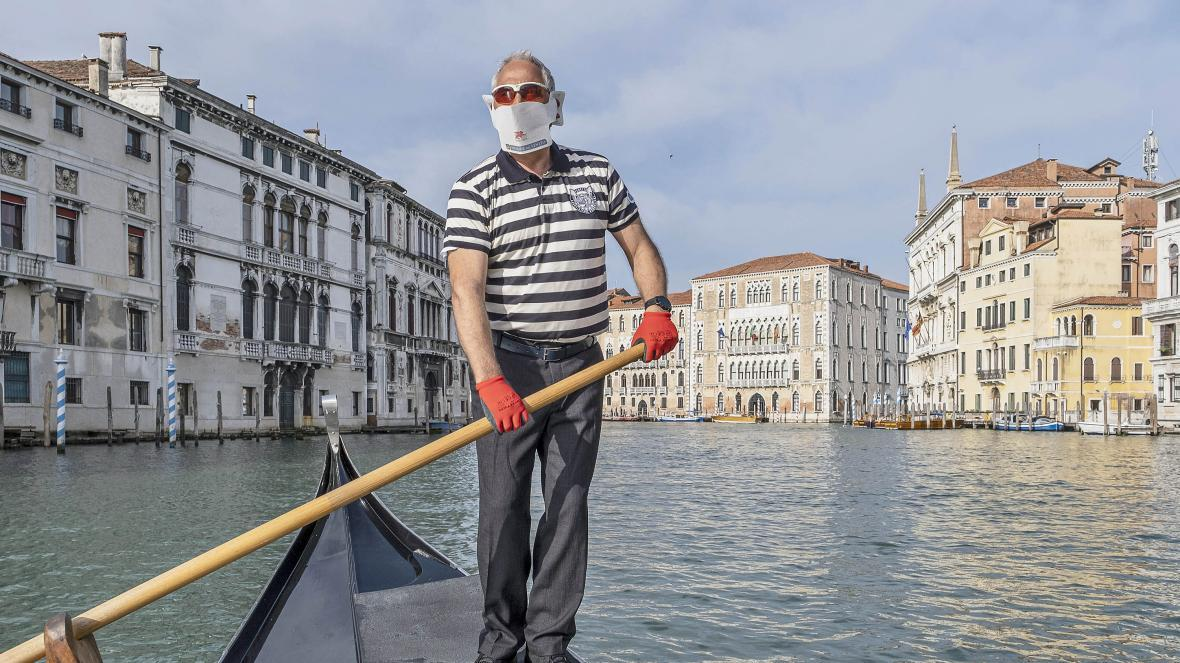
%> input picture hw2/excersize 5/method 2/myimgP.jpg, 1180 x 663 px
$ octave code.m   (GNU Octave 9; MATLAB toolbox functions it lacks are replaced by stand-ins)
%> lines starting %> are read from the running program, lines starting %| are printed output that depends on the picture

%%%% Next Filter %%%%
%Creating a filter to change the time of day; an "evening" filter. Also
%works very very well with the gaussian filter!
%myimgP
II = im2double(imread("excersize 5/method 2/myimgP.jpg"));
IIr = II(:,:, 1);
IIg = II(:,:, 2);
IIb = II(:,:, 3);

%low values everywhere to keep it dark
Ieve_r = (IIr*0.3) + (IIg*0.3) + (IIb*0.150);
Ieve_g = (IIr*0.113) + (IIg*.22) + (IIb*0.392);
Ieve_b = (IIr*0.152) + (IIg*0.354)+ (IIb*0.303);


Icolor = cat(3, Ieve_r, Ieve_g, Ieve_b);

%combine gaussian filter with the color filter
gauss = fspecial("gaussian", [663 1180], 400 );
max(gauss(:));
norm_gauss = gauss/max(gauss(:));
Ivig = Icolor.* norm_gauss;

figure
subplot(1,1,1)
imshow(Ivig)


%myimgR
AA = im2double(imread("excersize 5/method 2/myimgR.jpg"));
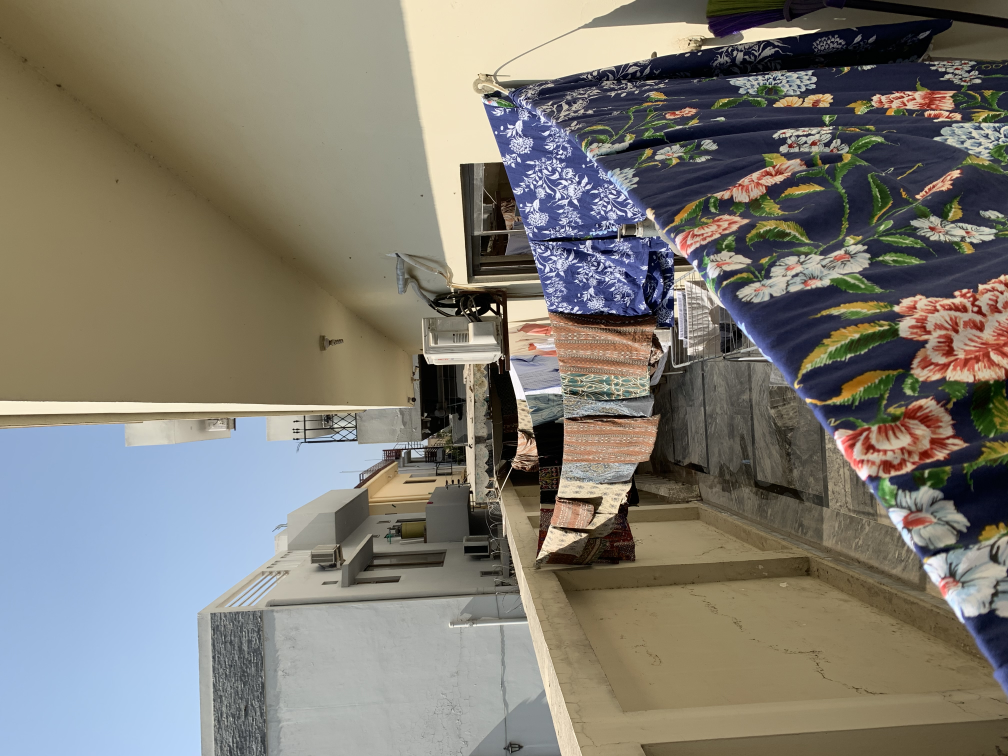
%> input picture hw2/excersize 5/method 2/myimgR.jpg, 4032 x 3024 px (shown at 1/4 size)
AAr = AA(:,:, 1);
AAg = AA(:,:, 2);
AAb = AA(:,:, 3);

eve_r = (AAr*0.3) + (AAg*0.3) + (AAb*0.150);
eve_g = (AAr*0.113) + (AAg*.22) + (AAb*0.392);
eve_b = (AAr*0.152) + (AAg*0.354)+ (AAb*0.303);
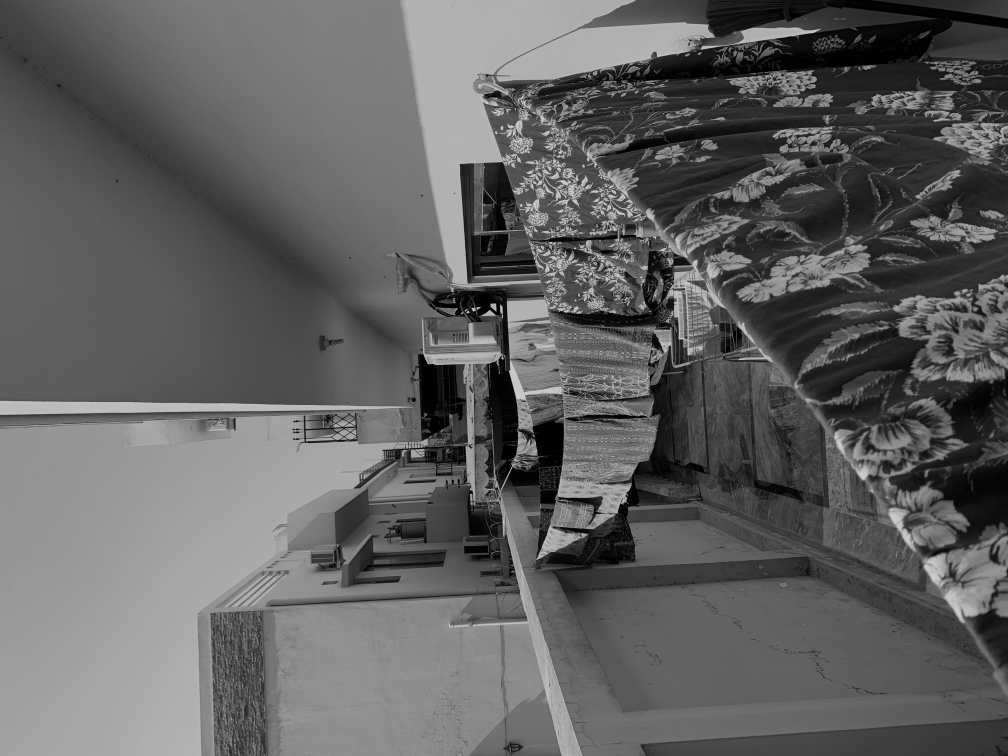
%> eve_b: size 3024x4032 double (shown at 1/4 size); min 0, max 0.809, mean 0.382


Acolor = cat(3, eve_r, eve_g, eve_b);

gauss = fspecial("gaussian", [3024 4032], 1200 );
max(gauss(:));
norm_gauss = gauss/max(gauss(:));
Avig = Acolor.* norm_gauss;

figure
subplot(1,1,1)
imshow(Avig)


%myimgQ
B = im2double(imread("excersize 5/method 2/myimgQ.jpg"));
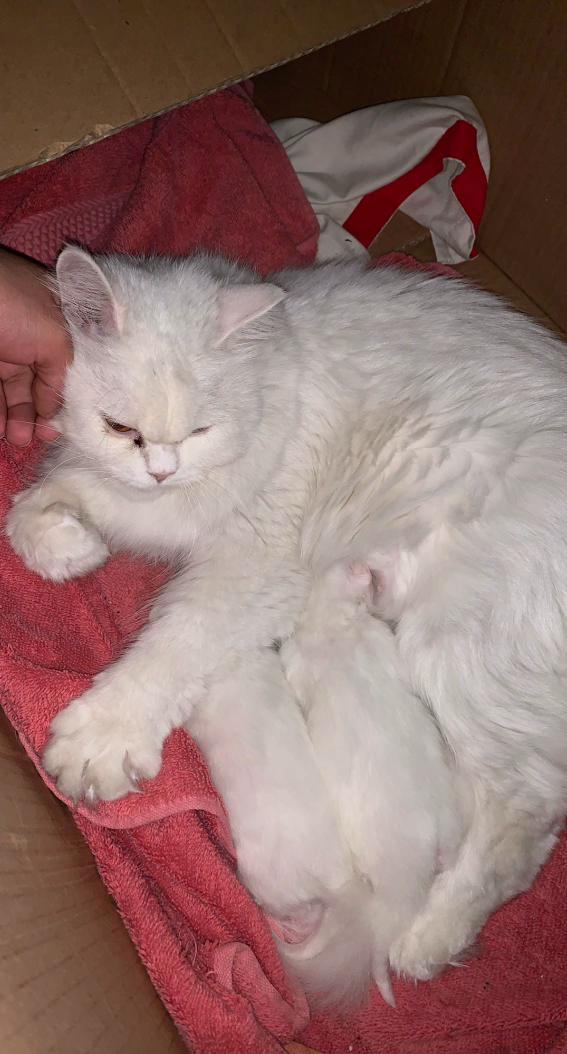
%> input picture hw2/excersize 5/method 2/myimgQ.jpg, 1134 x 2108 px (shown at 1/2 size)
Br = B(:,:, 1);
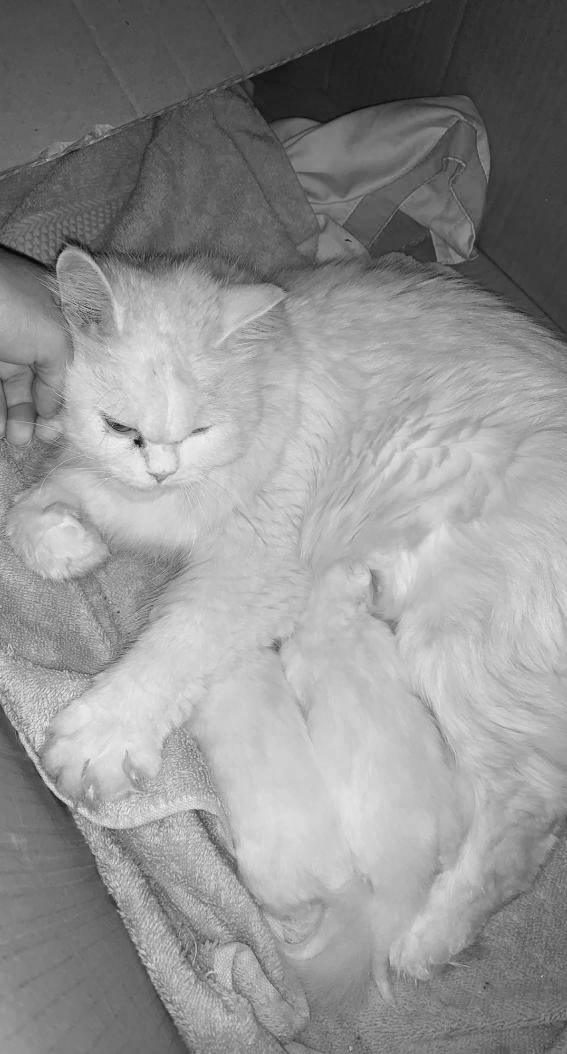
%> Br: size 2108x1134 double (shown at 1/2 size); min 0.00784, max 1, mean 0.566
Bg = B(:,:, 2);
Bb = B(:,:, 3);
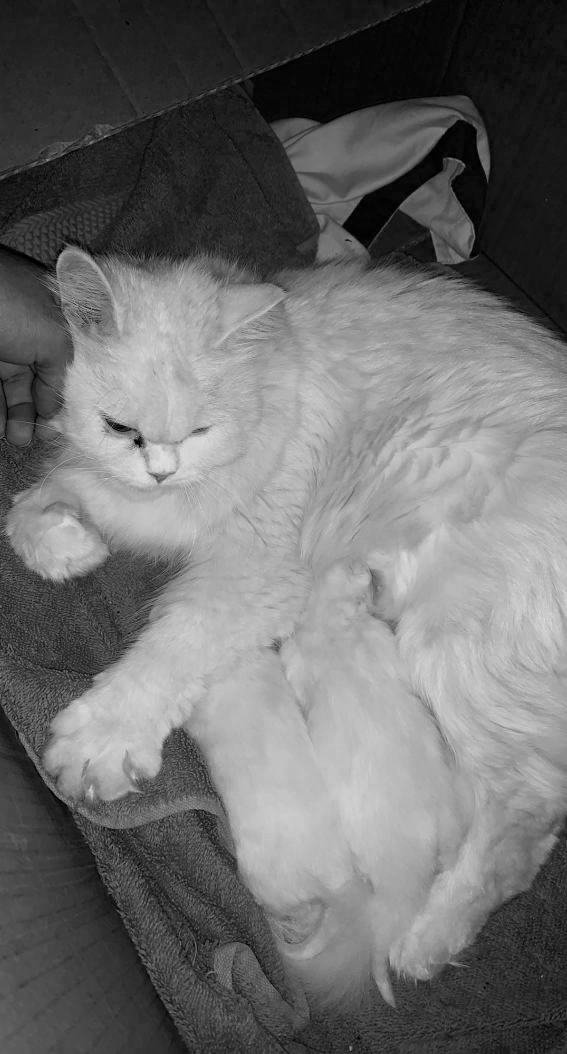
%> Bb: size 2108x1134 double (shown at 1/2 size); min 0, max 0.925, mean 0.427

Bev_r = (Br*0.3) + (Bg*0.3) + (Bb*0.150);
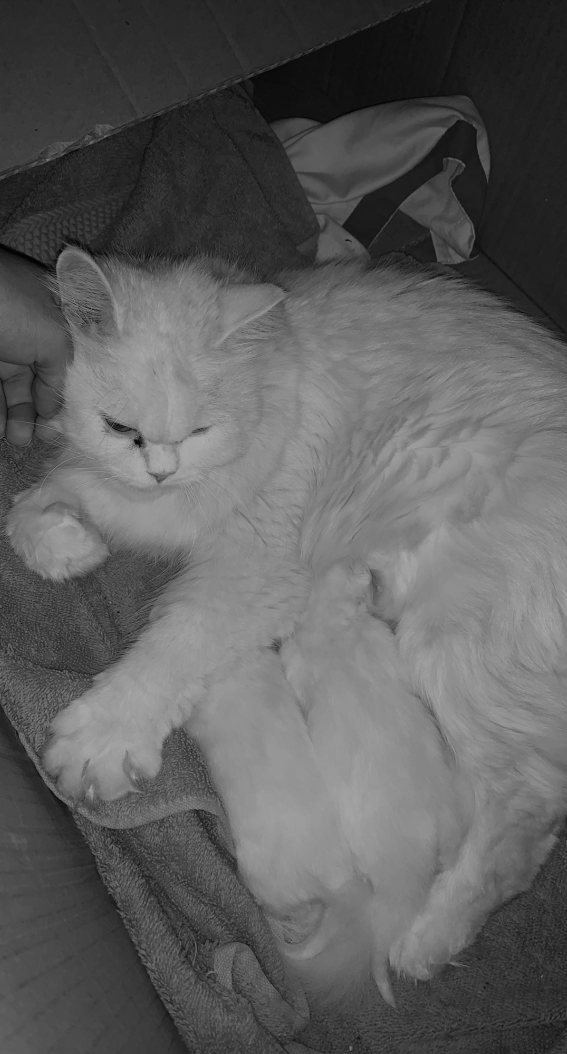
%> Bev_r: size 2108x1134 double (shown at 1/2 size); min 0.00235, max 0.712, mean 0.367
Bev_g = (Br*0.113) + (Bg*.22) + (Bb*0.392);
Bev_b = (Br*0.152) + (Bg*0.354)+(Bb*0.303);


Bcolor = cat(3, Bev_r, Bev_g, Bev_b);

gauss = fspecial("gaussian", [2108 1134], 1000 );
max(gauss(:));
norm_gauss = gauss/max(gauss(:));
Bvig = Bcolor.* norm_gauss;
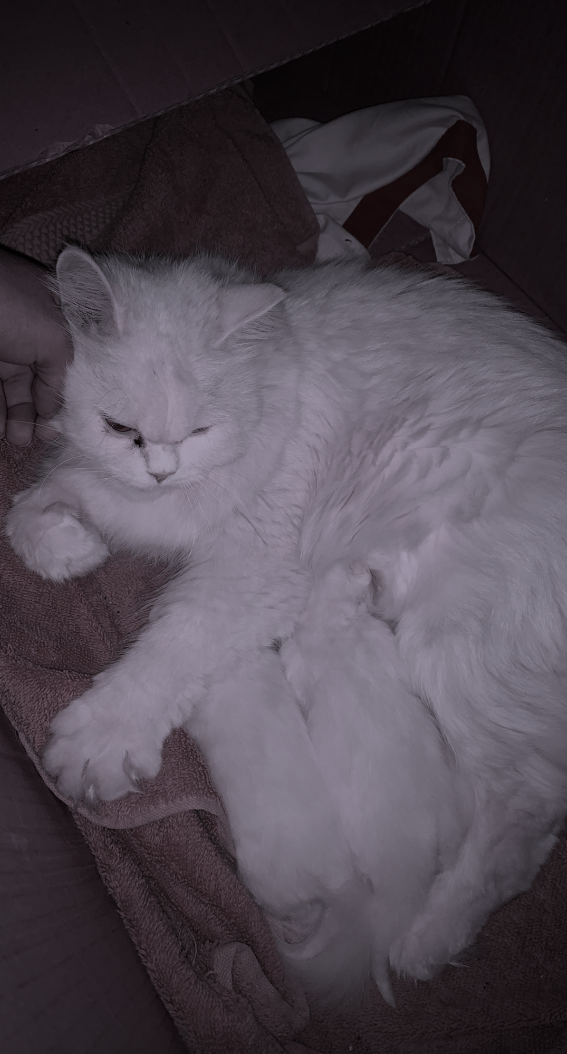
%> Bvig: size 2108x1134x3 double (shown at 1/2 size); mean R, G, B 0.309, 0.279, 0.316

figure
subplot(1,1,1)
imshow(Bvig)
